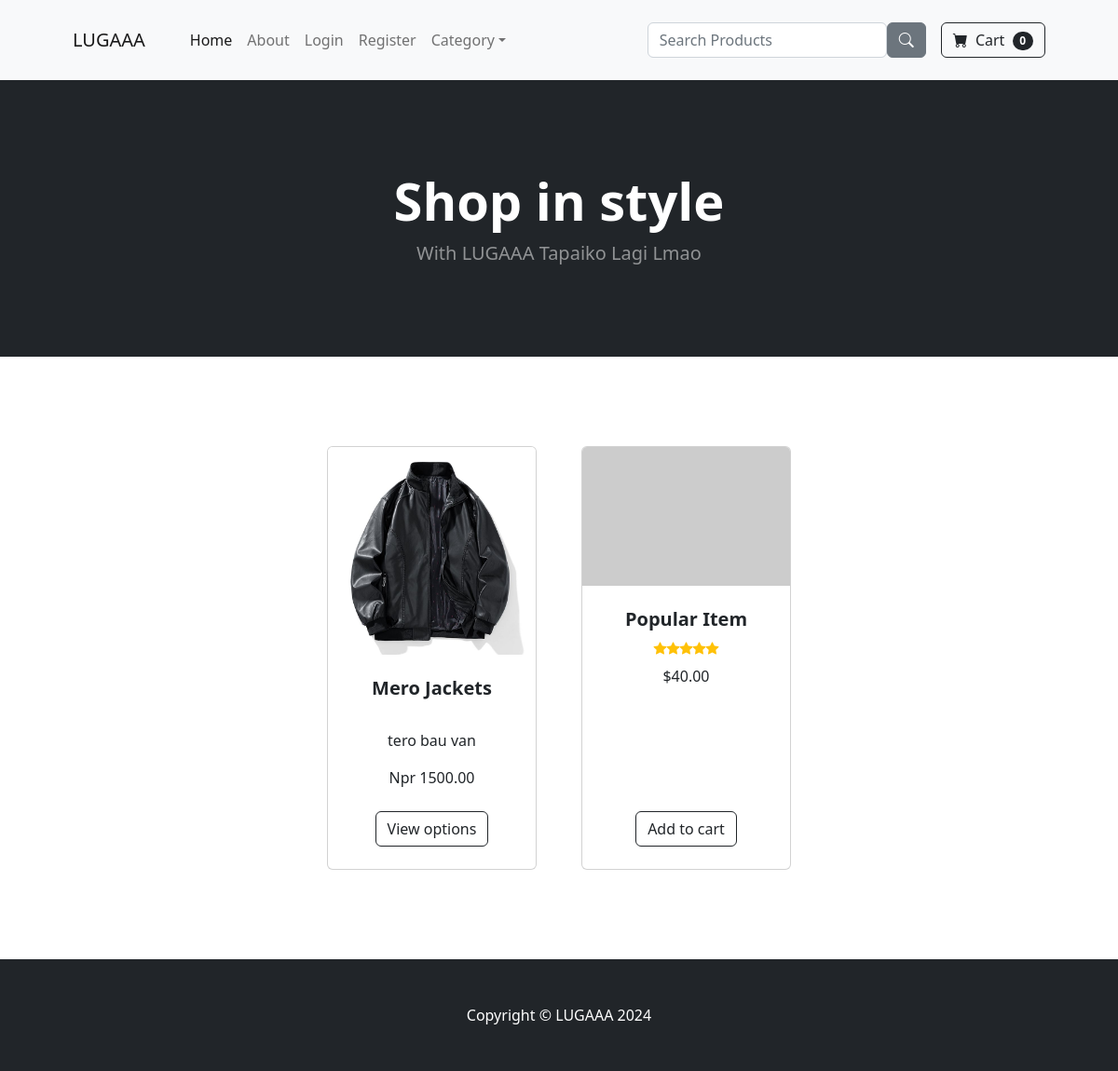
The app's page /, older data.
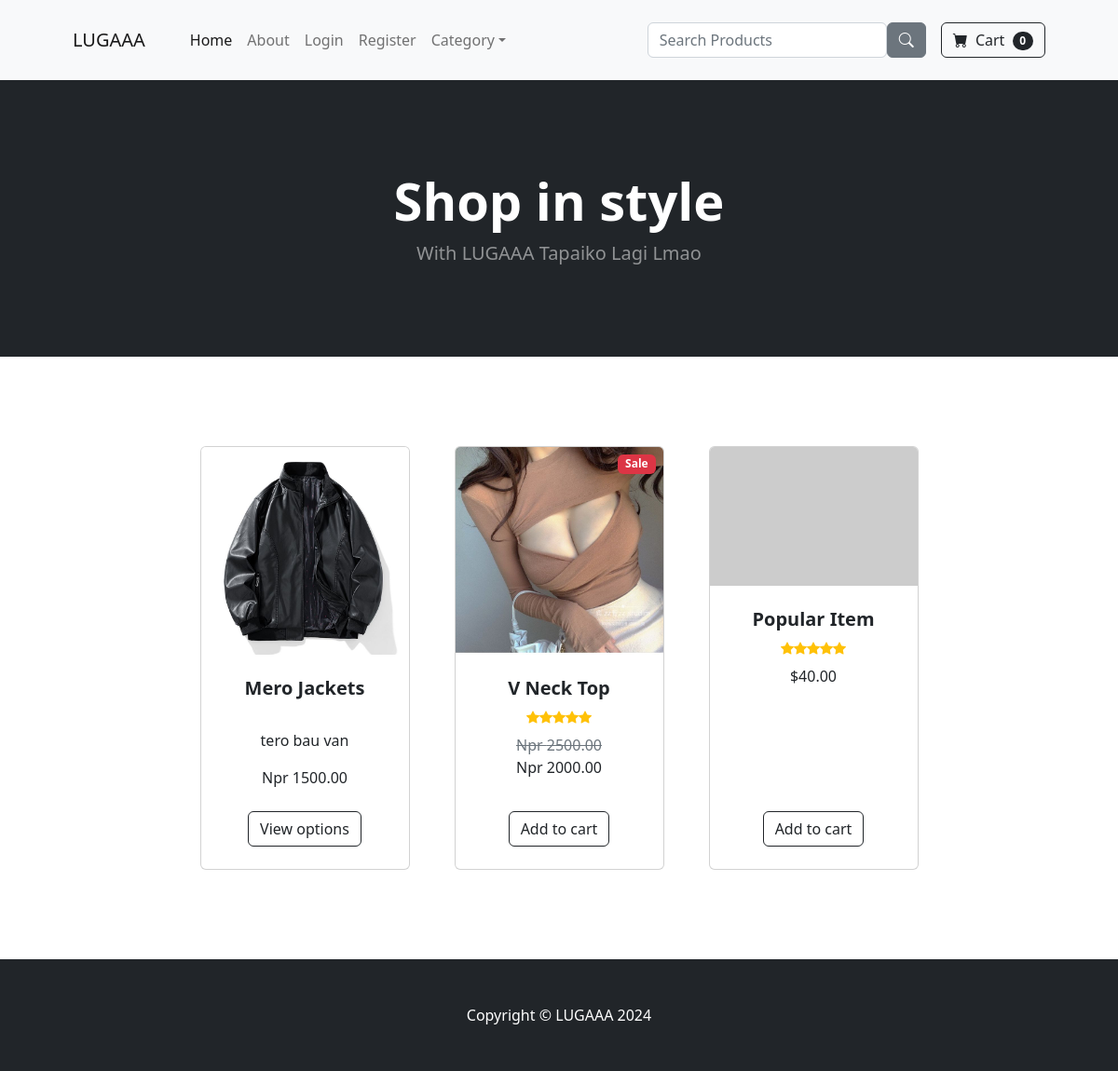
The same page, newer data.
### store/models.py (models this page shows, shortened)
class Product(models.Model):
    name =  models.CharField(max_length=100)
    price =  models.DecimalField(default=0, decimal_places=2, max_digits = 8)
    category =  models.ForeignKey(Category, on_delete=models.CASCADE, null=True, blank=True)
    description =  models.CharField(max_length=250, default='', blank = True, null=True)
    image = models.ImageField(upload_to='uploads/product/')
    is_sale = models.BooleanField(default= False)
    sale_price = models.DecimalField(default=0, decimal_places=2, max_digits = 8)

### store/views.py (the view)
# urls.py: 2. Add a URL to urlpatterns:  path('', views.home, name='home')
def home(request):
    products = Product.objects.all()
    return render(request, 'home.html', {"products": products})

### cart/cart.py (called while the page is built)
    def __len__(self):
        return len(self.cart)

### cart/context_processor.py (called while the page is built)
def cart(request):
    return {'cart': Cart(request)}

### store/templates/home.html (shortened to what the changed rows need)
{% extends 'base.html' %}
{% load static %}
{% block content %}
        <header class="bg-dark py-5">
            <div class="container px-4 px-lg-5 my-5">
                <div class="text-center text-white">
                    <h1 class="display-4 fw-bolder">Shop in style</h1>
                </div>
            </div>
        </header>
        <section class="py-5">
            <div class="container px-4 px-lg-5 mt-5">
                <div class="row gx-4 gx-lg-5 row-cols-2 row-cols-md-3 row-cols-xl-4 justify-content-center">
                   {% for product in products %}
                        {% if product.is_sale %}
                        <div class="col mb-5">
                            <div class="card h-100">
                                <div class="badge bg-danger text-white position-absolute" style="top: 0.5rem; right: 0.5rem">Sale</div>
                                <img class="card-img-top" src="{{ product.image.url }}" alt="..." />
                                <div class="card-body p-4">
                                    <div class="text-center">
                                        <h5 class="fw-bolder">{{  product.name }}</h5>
                                        <div class="d-flex justify-content-center small text-warning mb-2">
                                            <div class="bi-star-fill"></div>
                                            <div class="bi-star-fill"></div>
                                            <div class="bi-star-fill"></div>
                                            <div class="bi-star-fill"></div>
                                            <div class="bi-star-fill"></div>
                                        </div>
                                        <span class="text-muted text-decoration-line-through">Npr {{product.price}}</span><br>
                                        Npr {{product.sale_price}}
                                    </div>
                                </div>
                                <div class="card-footer p-4 pt-0 border-top-0 bg-transparent">
                                    <div class="text-center"><a class="btn btn-outline-dark mt-auto" href="{% url 'product' product.id %}">Add to cart</a></div>
                                </div>
                            </div>
                        </div>
                        {% else %}
                    <div class="col mb-5">
                        <div class="card h-100">
                            <img class="card-img-top" src="{{ product.image.url }}" alt="..." />
                            <div class="card-body p-4">
                                <div class="text-center">
                                    <h5 class="fw-bolder">{{ product.name}}</h5><br>
                                    <p>{{ product.description }}</p>
                                    Npr {{product.price }}
                                </div>
                            </div>
                            <div class="card-footer p-4 pt-0 border-top-0 bg-transparent">
                                <div class="text-center"><a class="btn btn-outline-dark mt-auto" href="{% url 'product' product.id %}">View options</a></div>
                            </div>
                        </div>
                    </div>
                    {% endif %}
                    {% endfor %}
                </div>
            </div>
        </section>
{% endblock %}

Row changes from the older to the newer data that the page shows:
added Product: image (picture), name "V Neck Top", price "2500.00", sale_price "2000.00"
